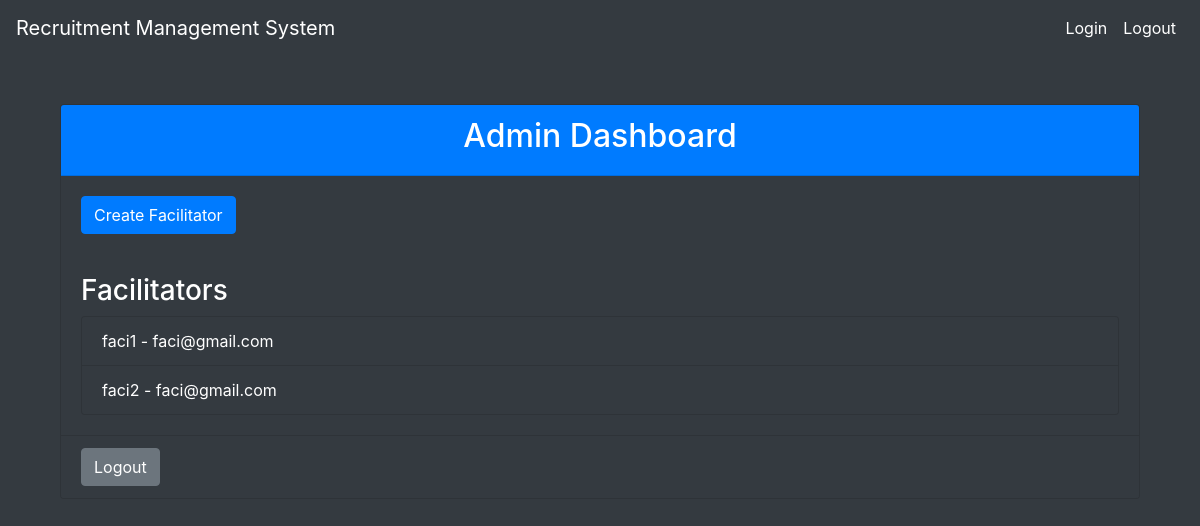
The app's page /admin_dashboard/ (signed in) with its own data.
### rec/models.py (models this page shows)
class User(AbstractUser):
    is_student = models.BooleanField(default=False)
    is_facilitator = models.BooleanField(default=False)
    is_admin = models.BooleanField(default=False)  # Add this line

### rec/views.py (the view)
# urls.py: path('admin_dashboard/', views.admin_dashboard, name='admin_dashboard'),
@login_required
def admin_dashboard(request):
    facilitators = User.objects.filter(is_facilitator=True)
    return render(request, 'rec/admin_dashboard.html', {'facilitators': facilitators})

### rec/templates/rec/admin_dashboard.html (shortened to what this page needs)
{% extends 'rec/base.html' %}
{% load static %}
{% block content %}
<div class="container mt-5">
    <div class="card bg-dark text-white">
        <div class="card-header bg-primary">
            <h2 class="text-center">Admin Dashboard</h2>
        </div>
        <div class="card-body">
            <a href="{% url 'create_facilitator' %}" class="btn btn-primary">Create Facilitator</a>
        </div>
        <div class="card-body">
            <h3 class="text-white">Facilitators</h3>
            <ul class="list-group">
                {% for facilitator in facilitators %}
                <li class="list-group-item bg-dark text-white">{{ facilitator.username }} - {{ facilitator.email }}</li>
                {% empty %}
                <li class="list-group-item bg-dark text-white">No facilitators found.</li>
                {% endfor %}
            </ul>
        </div>
        <div class="card-footer bg-dark">
            <a href="{% url 'logout' %}" class="btn btn-secondary">Logout</a>
        </div>
    </div>
</div>
{% endblock %}

### rec/static/rec/css/style.css (style rules this page uses)
body { background-color: #343a40; color: #ffffff; }
.btn-primary { background-color: #007bff; border-color: #007bff; }

### records on screen
User: username "faci1", email "faci@gmail.com"
User: username "faci2", email "faci@gmail.com"
